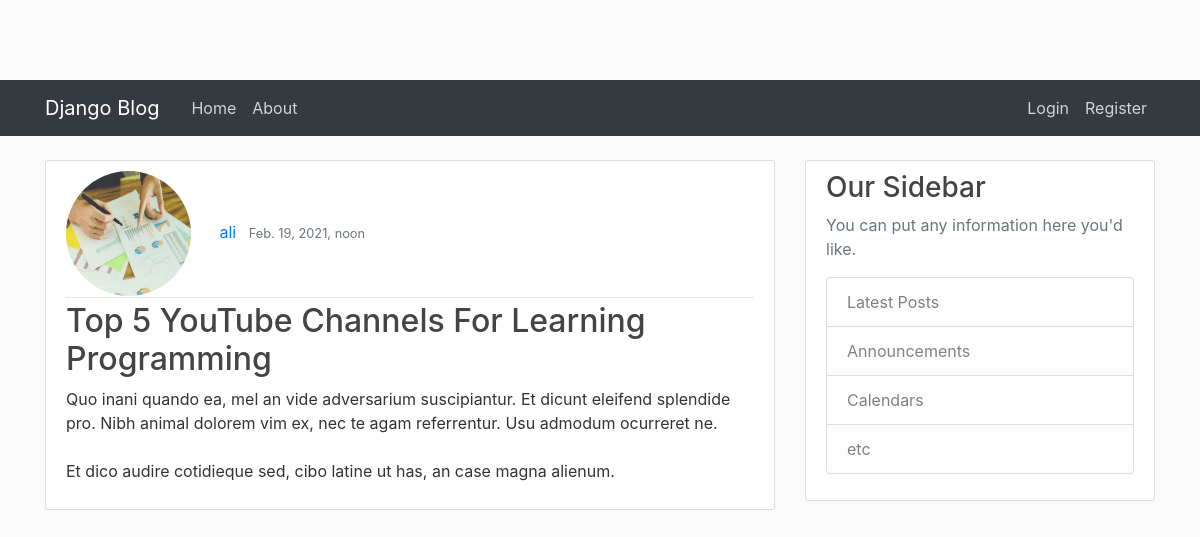
The page /post/30 on the database its author committed.
### posts/models.py (models this page shows, shortened)
class Post(models.Model):
    title = models.CharField(max_length = 100)
    text = models.TextField()
    date_posted = models.DateTimeField(default = timezone.now)
    author = models.ForeignKey(User,on_delete=models.CASCADE)

### users/models.py (models this page shows, shortened)
class Profile(models.Model):
    img = models.ImageField(default='default.jpg', upload_to="user_image")
    user = models.OneToOneField(User,on_delete=models.CASCADE)

### posts/views.py (the view)
# urls.py: path('post/<int:pk>', PostDetailView.as_view() , name='post-detail'),
class PostDetailView(DetailView):
    model = Post

### templates/posts/post_detail.html (shortened to what this page needs)
 {% extends "posts/base.html" %} {% block content %}
<article class="media content-section">
    <div class="media-body">
        <div class="article-metadata">
            <img class="rounded-circle" style="width: 125px;height: 125px;
          margin-right: 24px;" src="{{ object.author.profile.img.url }}">
            <a class="mr-2" href="#">{{ object.author }}</a>
            <small class="text-muted">{{ object.date_posted }}</small>
        </div>
        <h2><a class="article-title" href="#">{{ object.title }}</a></h2>
        <p class="article-content">{{ object.text }}</p>
    </div>
</article>
{% endblock %}

### static/blog/main.css (style rules this page uses)
body { background: #fafafa; color: #333333; margin-top: 5rem; }
h1, h2, h3, h4, h5, h6 { color: #444444; }
.content-section { background: #ffffff; padding: 10px 20px; border: 1px solid #dddddd; border-radius: 3px; margin-bottom: 20px; }
.article-title { color: #444444; }
.article-content { white-space: pre-line; }
.article-metadata { padding-bottom: 1px; margin-bottom: 4px; border-bottom: 1px solid #e3e3e3 }

### rows shown on the page
Post: author.profile.img (placeholder picture), author "ali", date_posted "Feb. 19, 2021, noon", title "Top 5 YouTube Channels For Learning Programming", text "Quo inani quando ea, mel an vide adversarium suscipiantur. Et dicunt eleifend splendide pro. Nibh animal dolorem vim ex, nec te agam referrentur. Usu admodum ocurreret ne. Et dico audire cotidieque sed, cibo latine ut has, an case magna alienum."
